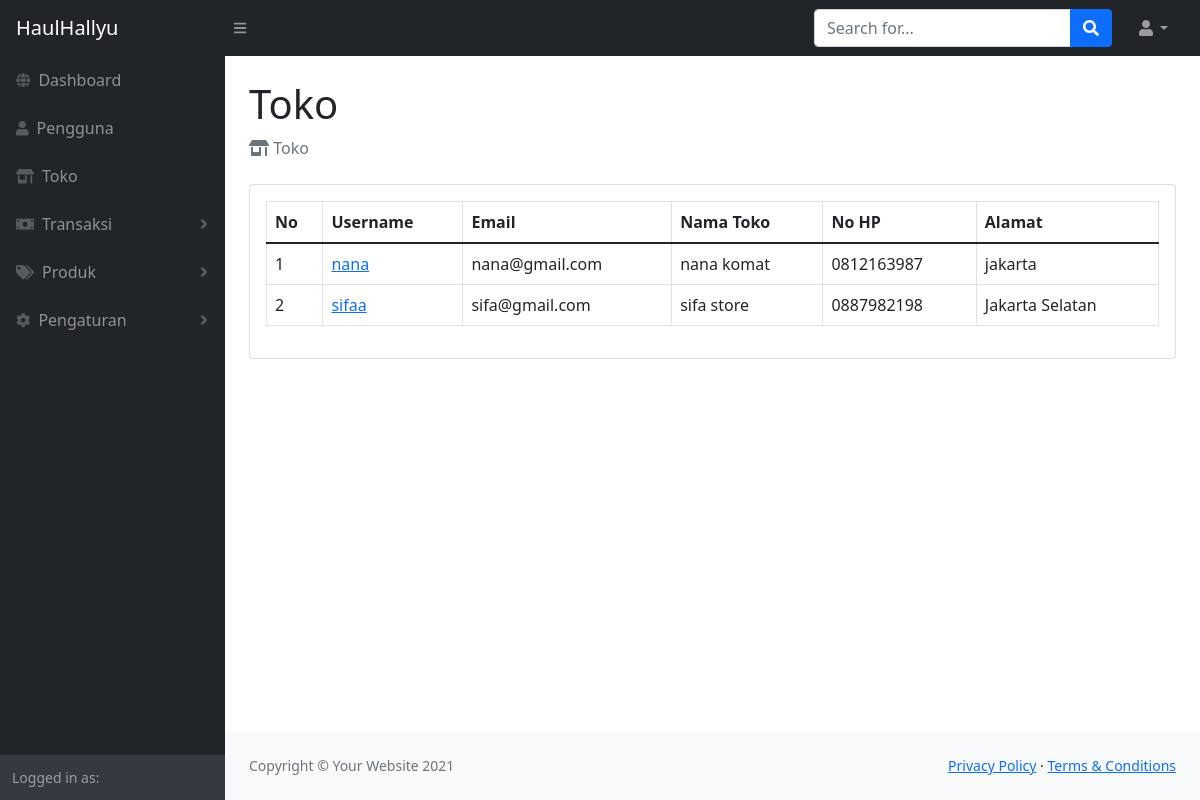
The app's page /toko.php with its own data.
### tables this page shows
CREATE TABLE `seller` (
  `s_username` char(100) NOT NULL,
  `s_nama` varchar(100) DEFAULT NULL,
  `s_email` varchar(100) DEFAULT NULL,
  `s_password` varchar(100) DEFAULT NULL,
  `s_alamat` text DEFAULT NULL,
  `s_nohp` char(14) DEFAULT NULL,
  `s_namabank` varchar(100) DEFAULT NULL,
  `s_norek` varchar(100) DEFAULT NULL,
  `s_image` varchar(100) DEFAULT NULL
);

### fungsi.php (called while the page is built, shortened)
<?php
$servername = "localhost";
$username ="root";
$password ="";
$dbname = "webmerch";
$conn = mysqli_connect($servername, $username, $password, $dbname);
if (!function_exists('query'))   {
  function query($query) {
	global $conn;
	$result = mysqli_query($conn, $query);
	$rows = [];
	while( $row = mysqli_fetch_assoc($result) )  {
		$rows[] = $row;
	}
	return $rows;
	}
}
?>

### toko.php (the view, shortened to what this page needs)
<?php
require 'fungsi.php';
$user = query("SELECT * FROM seller");
?>
<!DOCTYPE html>
<html>
    <head>
        <link href="https://cdn.jsdelivr.net/npm/simple-datatables@latest/dist/style.css" rel="stylesheet" />
        <link href="css/styles.css" rel="stylesheet" />
    </head>
    <body class="sb-nav-fixed">
        <?php require "navbar.php"; ?>
        <div id="layoutSidenav">
            <?php require "sidebar.php"; ?>
            <div id="layoutSidenav_content">
                <main>
                    <div class="container-fluid px-4">
                        <h1 class="mt-4">Toko</h1>
                        <ol class="breadcrumb mb-4">
                            <li class="breadcrumb-item active"><i class="fas fa-store-alt"></i> Toko</li>
                        </ol>
                        <div class="card">
                            <div class="card-body">
                                <div class="table-responsive">
                                    <table class="table table-bordered">
                                        <thead>
                                            <tr>
                                                <th>No</th>
                                                <th>Username</th>
                                                <th>Email</th>
                                                <th>Nama Toko</th>
                                                <th>No HP</th>
                                                <th>Alamat</th>
                                            </tr>
                                        </thead>
                                        <tbody>
                                        <?php $no = 1; ?>
                                        <?php
                                        foreach( $user as $row): ?>
                                            <tr>
                                                <td><?= $no; ?></td>
                                                <td><a href="detailseller.php?username=<?= $row["s_username"]; ?>"><?= $row["s_username"]; ?></td>
                                                <td><?= $row["s_email"]; ?></td>
                                                <td><?= $row["s_nama"]; ?></td>
                                                <td><?= $row["s_nohp"]; ?></td>
                                                <td><?= $row["s_alamat"]; ?></td>
                                            </tr>
                                            <?php $no++; ?>
                                            <?php endforeach; ?>
                                        </tbody>
                                    </table>
                                </div>
                            </div>
                        </div>
                    </div>
                </main>
                <?php require "footer.php"; ?>
            </div>
        </div>
    </body>
</html>

### records on screen
seller: s_username "nana", s_email "nana@gmail.com", s_nama "nana komat", s_nohp "0812163987", s_alamat "jakarta"
seller: s_username "sifaa", s_email "sifa@gmail.com", s_nama "sifa store", s_nohp "0887982198", s_alamat "Jakarta Selatan"
